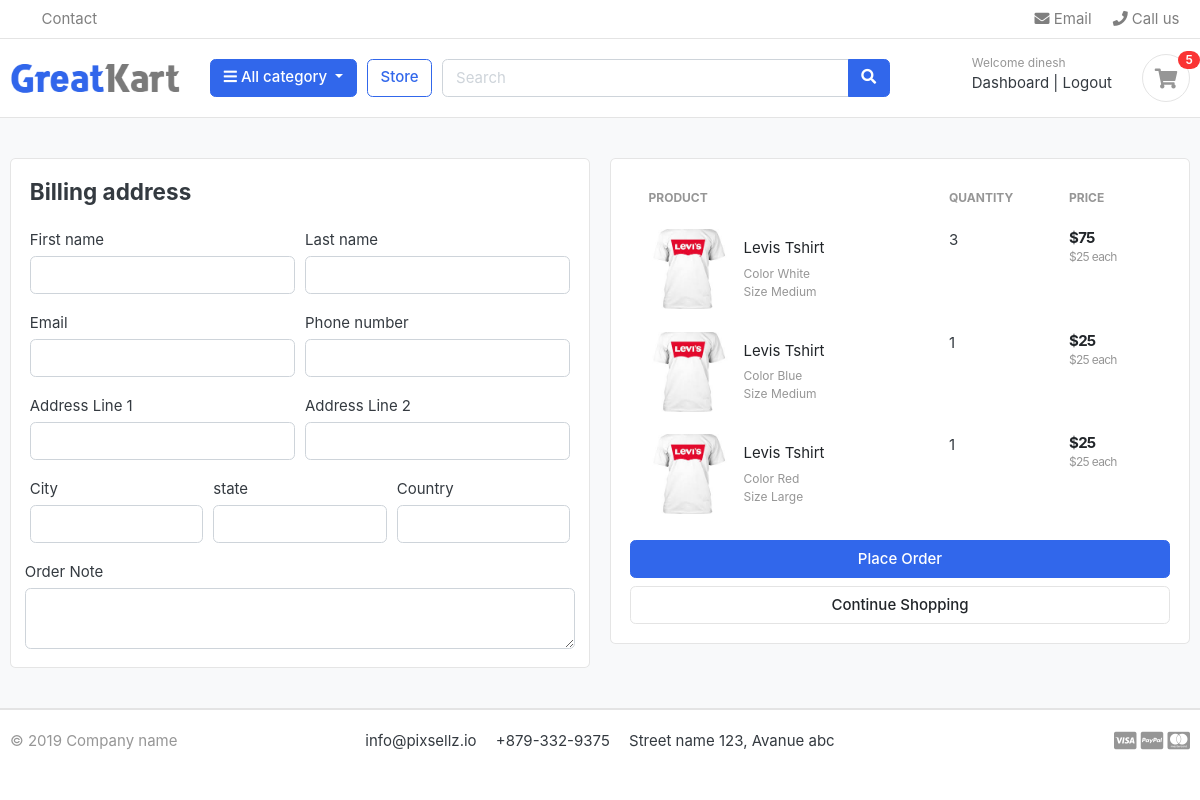
The app's page /cart/checkout/ (signed in) with its own data.
### accounts/models.py (models this page shows, shortened)
class Account(AbstractBaseUser):
  first_name=models.CharField(max_length=50)
  last_name=models.CharField(max_length=50)
  username=models.CharField(max_length=50,unique=True)
  email=models.EmailField(max_length=100,unique=True)
  phone_number=models.CharField(max_length=25)
  date_joined=models.DateTimeField(auto_now_add=True)
  last_login=models.DateTimeField(auto_now_add=True)
  is_admin=models.BooleanField(default=False)
  is_staff=models.BooleanField(default=False)
  is_active=models.BooleanField(default=False)
  is_superadmin=models.BooleanField(default=False)
  USERNAME_FIELD = 'email'
  REQUIRED_FIELDS=['username','first_name','last_name']
  objects = MyAccountManager()

### carts/models.py (models this page shows, shortened)
class CartItem(models.Model):
  user = models.ForeignKey(Account,on_delete=models.CASCADE,null=True)
  product = models.ForeignKey(Product,on_delete=models.CASCADE)
  variations=models.ManyToManyField(Variation,blank=True)
  cart = models.ForeignKey(Cart,on_delete=models.CASCADE,null=True)
  quantity = models.IntegerField()
  is_active=models.BooleanField(default=True)
  def sub_total(self):
    return self.product.price*self.quantity

### store/models.py (models this page shows, shortened)
class Product(models.Model):
  product_name = models.CharField(max_length=200,unique=True)
  slug=models.SlugField(max_length=200,unique=True)
  description = models.TextField(max_length=500,blank=True)
  price=models.IntegerField()
  image=models.ImageField(upload_to='photos/products')
  stock=models.IntegerField()
  is_available=models.BooleanField(default=True)
  category=models.ForeignKey(Category,on_delete=models.CASCADE)
  created_date = models.DateTimeField(auto_now_add=True)
  modified_date=models.DateTimeField(auto_now=True)
  def get_url(self):
    return reverse('product_detail',args=[self.category.slug,self.slug])

class Variation(models.Model):
  product=models.ForeignKey(Product,on_delete=models.CASCADE)
  variation_category=models.CharField(max_length=100,choices=variation_category_choice)
  variation_value=models.CharField(max_length=100)
  is_active=models.BooleanField(default=True)
  created_date=models.DateTimeField(auto_now_add=True)
  objects = VariationManager()

### carts/views.py (the view)
# urls.py: path('checkout/',views.checkout,name='checkout'),
@login_required(login_url='login')
def checkout(request,total=0,quantity=0,cart_items=None):
  try:
     tax=0
     grand_total=0
     if request.user.is_authenticated:
       cart_items =CartItem.objects.filter(user=request.user,is_active=True)
     else:
            cart=Cart.objects.get(cart_id=_cart_id(request))
            cart_items =CartItem.objects.filter(cart=cart,is_active=True)
     for cart_item in cart_items:
        total+=(cart_item.product.price*cart_item.quantity)
        quantity+=cart_item.quantity
     tax=(2*total)/100
     grand_total=tax+total
  except ObjectDoesNotExist:  # Catch ObjectDoesNotExist exception
        pass
  context={
     'total':total,
     'quantity':quantity,
     'cart_items':cart_items,
     'tax':tax,
     'grand_total':grand_total,
  }
  return render(request,'store/checkout.html',context)

### carts/context_processors.py (called while the page is built)
def counter(request):
  cart_count=0
  if 'admin' in request.path:
    return {}
  else:
    try:
      cart=Cart.objects.filter(cart_id=_cart_id(request))
      if request.user.is_authenticated:
        cart_items=CartItem.objects.all().filter(user=request.user)
      else:
        cart_items=CartItem.objects.all().filter(cart=cart[:1])
      for cart_item in cart_items:
        cart_count = cart_count+cart_item.quantity
    except Cart.DoesNotExist:
      cart_count=0
  return dict(cart_count=cart_count)

### carts/views.py (called while the page is built)
def _cart_id(request):
  cart=request.session.session_key
  if not cart:
    cart=request.session.create()
  return cart

### category/context_processors.py (called while the page is built)
def menu_links(request):
  links=Category.objects.all()
  return dict(links=links)

### category/models.py (called while the page is built)
  def get_url(self):
    return reverse('products_by_category',args=[self.slug])

### templates/store/checkout.html (shortened to what this page needs)
{% extends 'base.html' %}
{% load static %}
{% block content %}
<section class="section-content padding-y bg">
<div class="container">
<div class="row">
	<aside class="col-lg-6">
<div class="card">
  <div class="card-body">
    <h4 class="card-title mb-4">Billing address </h4>
    <form action="{% url 'place_order' %}" method="POST">
      <div class="form-row">
        <div class="col form-group">
          <label for="">First name</label>
          <input type="text" name="first_name" class="form-control" required>
        </div>
        <div class="col form-group">
          <label for="">Last name</label>
          <input type="text" name="last_name" class="form-control" required>
        </div>
      </div>
      <div class="form-row">
        <div class="col form-group">
          <label for="">Email</label>
          <input type="email" name="email" class="form-control" required>
        </div>
        <div class="col form-group">
          <label for="">Phone number</label>
          <input type="text" name="phone" class="form-control" required>
        </div>
      </div>
      <div class="form-row">
        <div class="col form-group">
          <label for="">Address Line 1</label>
          <input type="text" name="address_line_1" class="form-control" required>
        </div>
        <div class="col form-group">
          <label for="">Address Line 2</label>
          <input type="text" name="address_line_2" class="form-control" >
        </div>
      </div>
      <div class="form-row">
        <div class="col form-group">
          <label for="">City</label>
          <input type="text" name="city" class="form-control" required>
        </div>
        <div class="col form-group">
          <label for="">state</label>
          <input type="text" name="state" class="form-control" required>
        </div>
        <div class="col form-group">
          <label for="">Country</label>
          <input type="text" name="country" class="form-control" required>
        </div>
      </div>
        <div class="form-row">
          <label for="">Order Note</label>
          <textarea name="order_note"  rows="2" class="form-control"></textarea>
        </div>
  </div>
</div>
	</aside>
	<aside class="col-lg-6">
		<div class="card">
		<div class="card-body">
			<table class="table table-borderless table-shopping-cart">
        <thead class="text-muted">
        <tr class="small text-uppercase">
          <th scope="col">Product</th>
          <th scope="col" width="120">Quantity</th>
          <th scope="col" width="120">Price</th>
        </tr>
        </thead>
        <tbody>
        {% for cart_item in cart_items %}
        <tr>
          <td>
            <figure class="itemside align-items-center">
              <div class="aside"><img src="{{cart_item.product.image.url}}" class="img-sm"></div>
              <figcaption class="info">
                <a href="{{ cart_item.product.get_url }}" class="title text-dark">{{cart_item.product.product_name}}</a>
                <p class="text-muted small">
                  {% if cart_item.variations.all %}
                  {% for item in cart_item.variations.all %}
                  {{item.variation_category|capfirst}}
                  {{item.variation_value|capfirst}}<br>
                  {% endfor %}
                  {% endif %}
                </p>
              </figcaption>
            </figure>
          </td>
          <td>
              <label for="">{{cart_item.quantity}}</label>
          <td>
            <div class="price-wrap">
              <var class="price">${{cart_item.sub_total}}</var>
              <small class="text-muted"> ${{cart_item.product.price}} each </small>
            </div>
        </tr>
        {% endfor %}
        </tbody>
        </table>
      <button type="submit" name="submit" class="btn btn-primary btn-block">Place Order</button>
			<a href="{% url 'store' %}" class="btn btn-light btn-block">Continue Shopping</a>
		</div>
		</div>
</aside>
</div>
</div>
</section>
{% endblock %}

### templates/includes/navbar.html (shortened to what this page needs)
{% load static %}
<header class="section-header">
  <nav class="navbar p-md-0 navbar-expand-sm navbar-light border-bottom">
  <div class="container">
    <div class="collapse navbar-collapse" id="navbarTop4">
      <ul class="navbar-nav mr-auto">
        <li class="nav-item dropdown">
         <a href="#" class="nav-link">    </a>
      </li>
      <li class="nav-item dropdown">
        <a href="#" class="nav-link">Contact</a>
      </li>
      </ul>
      <ul class="navbar-nav">
      <li><a href="#" class="nav-link"> <i class="fa fa-envelope"></i> Email </a></li>
      <li><a href="#" class="nav-link"> <i class="fa fa-phone"></i> Call us </a></li>
    </ul>
    </div>
  </div>
  </nav>
  <section class="header-main border-bottom">
    <div class="container">
  <div class="row align-items-center">
    <div class="col-lg-2 col-md-3 col-6">
      <a href="{% url 'home' %}" class="brand-wrap">
        <img class="logo" src="{% static 'images\logo.png' %}">
      </a>
    </div>
    <div class="col-lg col-sm col-md col-6 flex-grow-0">
      <div class="category-wrap dropdown d-inline-block float-right">
        <button type="button" class="btn btn-primary dropdown-toggle" data-toggle="dropdown">
          <i class="fa fa-bars"></i> All category
        </button>
      </div>
    </div>
    <a href="{% url 'store' %}" class="btn btn-outline-primary">Store</a>
    <div class="col-lg  col-md-6 col-sm-12 col">
      <form action="{% url 'search' %}" class="search" method="GET">
        <div class="input-group w-100">
            <input type="text" class="form-control" style="width:60%;" placeholder="Search" name="keyword">
            <div class="input-group-append">
              <button class="btn btn-primary" type="submit">
                <i class="fa fa-search"></i>
              </button>
            </div>
          </div>
      </form>
    </div>
    <div class="col-lg-3 col-sm-6 col-8 order-2 order-lg-3">
          <div class="d-flex justify-content-end mb-3 mb-lg-0">
            {% if user.id is None %}
            <div class="widget-header">
              <small class="title text-muted">Welcome guest!</small>
              <div>
                <a href="{% url 'login' %}">Sign in</a> <span class="dark-transp"> | </span>
                <a href="{% url 'register' %}"> Register</a>
              </div>
            </div>
            {% else %}
            <div class="widget-header">
              <small class="title text-muted">Welcome {{user.first_name}}</small>
              <div>
                <a href="{% url 'dashboard' %}">Dashboard</a> <span class="dark-transp"> | </span>
                <a href="{% url 'logout' %}">Logout</a>
              </div>
            </div>
            {% endif %}
            <a href="{% url 'cart' %}" class="widget-header pl-3 ml-3">
              <div class="icon icon-sm rounded-circle border"><i class="fa fa-shopping-cart"></i></div>
              <span class="badge badge-pill badge-danger notify">{{cart_count}}</span>
            </a>
          </div>
        </div>
  </div>
    </div>
  </section>
  </header>

### static/css/ui.css (style rules this page uses)
html { font-family: "Inter", sans-serif; font-size: 15px; }
.price-wrap { letter-spacing: -0.7px; }
.icon-xs, .icon-sm, .icon-md, .icon-lg { display: inline-block; text-align: center; flex-shrink: 0; flex-grow: 0; }
.icon-sm { width: 48px; height: 48px; line-height: 48px !important; font-size: 20px; }
.img-xs, .img-sm, .img-md, .img-lg { -o-object-fit: cover; object-fit: cover; flex-shrink: 0; flex-grow: 0; }
.img-sm { width: 80px; height: 80px; }
.padding-y { padding-top: 40px; padding-bottom: 40px; }
var { font-style: normal; }
figure { margin-bottom: 0; }
article:after, .form-group:after { display: block; clear: both; content: ""; }
.bg { background-color: #f8f9fa; }
p:last-child { margin-bottom: 0; }
.header-main { position: relative; padding-top: 1rem; padding-bottom: 1rem; }
.brand-wrap .logo, .navbar-brand .logo { margin-right: 7px; max-height: 42px; display: inline-block; }
.widget-header { display: inline-block; vertical-align: middle; position: relative; }
.widget-header a { color: #343a40; }
.widget-header i { color: #969696; }
.widget-header .title { display: block; }
.widget-header .notify { position: absolute; top: -3px; right: -10px; }
.btn-light { background-color: #fff; border-color: #e4e4e4; }
.itemside { position: relative; display: flex; width: 100%; }
.itemside .aside { position: relative; flex-shrink: 0; }
.itemside .info { padding-left: 15px; padding-right: 7px; }
.itemside p { margin-bottom: 0; }
.itemside .title { display: block; margin-bottom: 5px; color: #212529; }
.notify { position: absolute; top: -4px; right: -10px; display: inline-block; padding: 0.25em 0.6em; font-size: 12px; line-height: 1; text-align: center; border-radius: 3rem; color: #fff; background-color: #fa3434; }
.price { font-weight: 600; color: #212529; }
.table-shopping-cart.table td, .table-shopping-cart.table th { padding-left: 1.25rem; padding-right: 1.25rem; }
.table-shopping-cart .price-wrap { line-height: 1.2; }
.table-shopping-cart .price { font-weight: bold; margin-right: 5px; display: block; }

### records on screen
Account: first_name "dinesh"
CartItem: product.image (picture), product.product_name "Levis Tshirt", quantity "3", sub_total "75", product.price "25"
Variation: variation_category "Color", variation_value "White"
Variation: variation_category "Size", variation_value "Medium"
CartItem: product.image (picture), product.product_name "Levis Tshirt", quantity "1", sub_total "25", product.price "25"
Variation: variation_category "Color", variation_value "Blue"
CartItem: product.image (picture), product.product_name "Levis Tshirt", quantity "1", sub_total "25", product.price "25"
Variation: variation_category "Color", variation_value "Red"
Variation: variation_category "Size", variation_value "Large"

### other values on screen
{{ cart_count }} "5"
